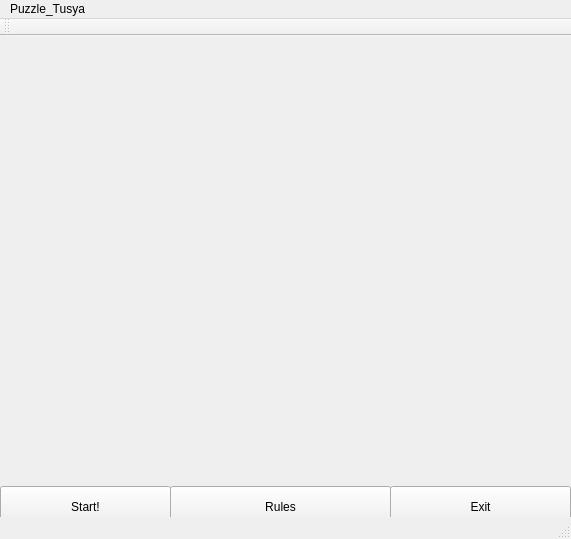
<?xml version="1.0" encoding="UTF-8"?>
<ui version="4.0">
 <class>MainWindow</class>
 <widget class="QMainWindow" name="MainWindow">
  <property name="geometry">
   <rect>
    <x>0</x>
    <y>0</y>
    <width>571</width>
    <height>539</height>
   </rect>
  </property>
  <property name="sizePolicy">
   <sizepolicy hsizetype="Fixed" vsizetype="Fixed">
    <horstretch>0</horstretch>
    <verstretch>0</verstretch>
   </sizepolicy>
  </property>
  <property name="windowTitle">
   <string>MainWindow</string>
  </property>
  <widget class="QWidget" name="centralWidget">
   <widget class="QPushButton" name="pushButton">
    <property name="geometry">
     <rect>
      <x>0</x>
      <y>450</y>
      <width>171</width>
      <height>41</height>
     </rect>
    </property>
    <property name="text">
     <string>Start!</string>
    </property>
    <property name="iconSize">
     <size>
      <width>100</width>
      <height>100</height>
     </size>
    </property>
   </widget>
   <widget class="QPushButton" name="pushButton_4">
    <property name="geometry">
     <rect>
      <x>390</x>
      <y>450</y>
      <width>181</width>
      <height>41</height>
     </rect>
    </property>
    <property name="text">
     <string>Exit</string>
    </property>
    <property name="iconSize">
     <size>
      <width>100</width>
      <height>100</height>
     </size>
    </property>
   </widget>
   <widget class="QLabel" name="lbTusya">
    <property name="geometry">
     <rect>
      <x>0</x>
      <y>0</y>
      <width>571</width>
      <height>451</height>
     </rect>
    </property>
    <property name="sizePolicy">
     <sizepolicy hsizetype="Fixed" vsizetype="Fixed">
      <horstretch>0</horstretch>
      <verstretch>0</verstretch>
     </sizepolicy>
    </property>
    <property name="text">
     <string/>
    </property>
    <property name="pixmap">
     <pixmap>tusya/tusya.png</pixmap>
    </property>
   </widget>
   <widget class="QPushButton" name="pushButton_2">
    <property name="geometry">
     <rect>
      <x>170</x>
      <y>450</y>
      <width>221</width>
      <height>41</height>
     </rect>
    </property>
    <property name="text">
     <string>Rules</string>
    </property>
   </widget>
  </widget>
  <widget class="QMenuBar" name="menuBar">
   <property name="geometry">
    <rect>
     <x>0</x>
     <y>0</y>
     <width>571</width>
     <height>21</height>
    </rect>
   </property>
   <widget class="QMenu" name="menuPuzzle_Tusya">
    <property name="title">
     <string>Puzzle_Tusya</string>
    </property>
   </widget>
   <addaction name="menuPuzzle_Tusya"/>
  </widget>
  <widget class="QToolBar" name="mainToolBar">
   <attribute name="toolBarArea">
    <enum>TopToolBarArea</enum>
   </attribute>
   <attribute name="toolBarBreak">
    <bool>false</bool>
   </attribute>
  </widget>
  <widget class="QStatusBar" name="statusBar"/>
 </widget>
 <layoutdefault spacing="6" margin="11"/>
 <resources/>
 <connections/>
</ui>
